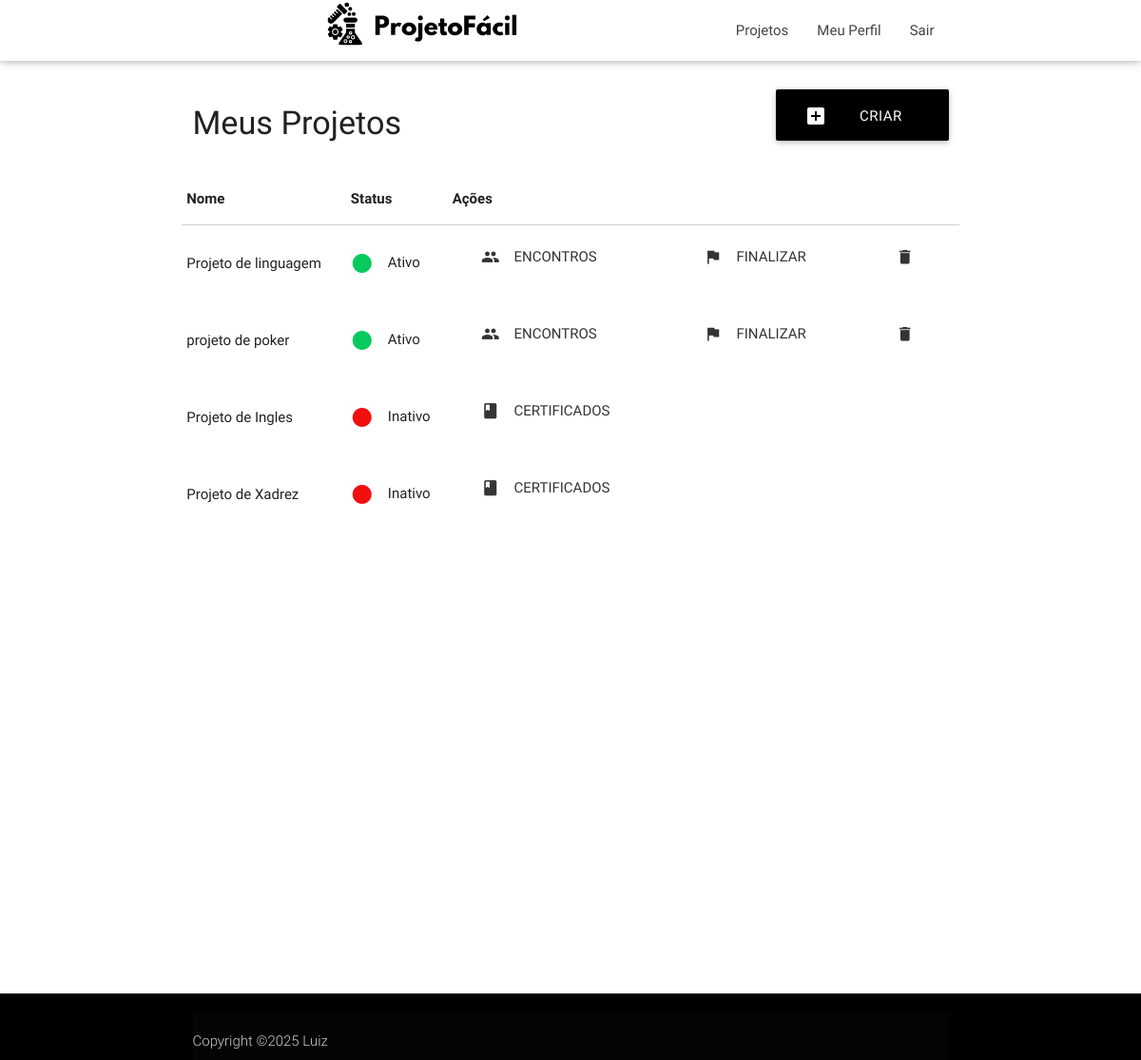
The page /login/professor/professor.php (signed in) on the database as committed earlier.
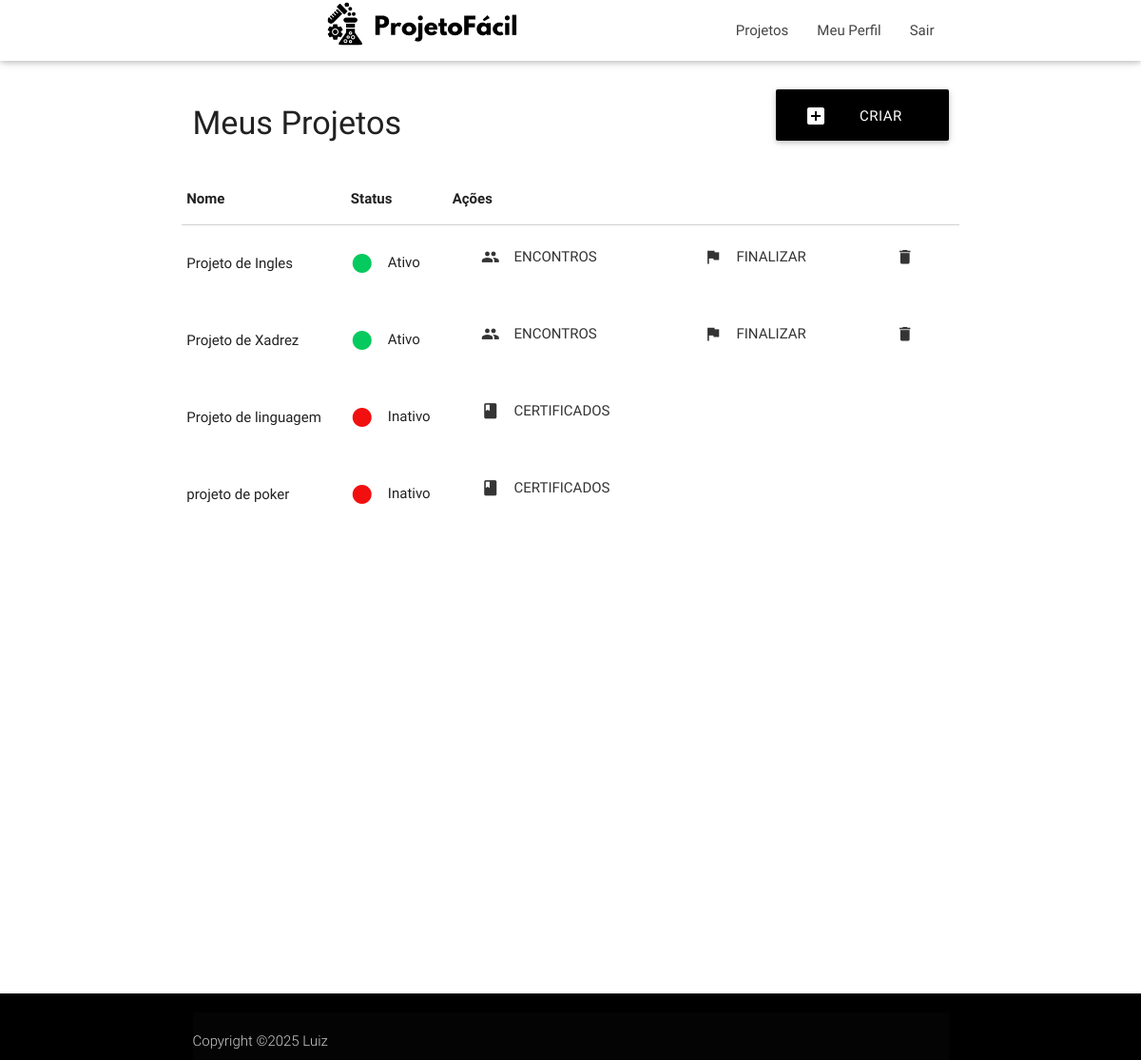
The same page on the database as committed later.
### tables this page shows
CREATE TABLE IF NOT EXISTS `projeto` (
  `id_projeto` int NOT NULL AUTO_INCREMENT,
  `nome_projeto` varchar(255) DEFAULT NULL,
  `situacao` varchar(255) DEFAULT NULL,
  `fk_projeto_id_professor` int DEFAULT NULL,
  `data_finalizacao` date NOT NULL,
  PRIMARY KEY (`id_projeto`),
  KEY `fk_projeto_id_professor` (`fk_projeto_id_professor`)
);

### Crud/crud_projeto/listar.php (the view, shortened to what this page needs)
<?php
$conexao = conectar();
$id_professor = mysqli_real_escape_string($conexao, $_SESSION['usuario'][1]);
$sql = "SELECT * FROM projeto WHERE fk_projeto_id_professor = '$id_professor' ORDER BY situacao ASC";
$resultado = mysqli_query($conexao, $sql);
$quantidade_linha = $resultado->num_rows;
if ($quantidade_linha == 0) {
    echo "Você não tem projetos cadastrados!";
} else {
?>
    <table class="highlight">
        <thead>
            <tr>
                <th>Nome</th>
                <th>Status</th>
                <th>Ações</th>
            </tr>
        </thead>
        <tbody>
            <?php
            while ($dados = mysqli_fetch_assoc($resultado)) {
                if ($dados['situacao'] == "Ativo") {
                    echo '<tr>';
                    echo '<td>' . $dados['nome_projeto'] . '</td>';
                    echo '<td>' . '<i class="material-icons left" style="color: #05CA5D;">brightness_1</i>' . $dados['situacao'] . '</td>';
                    echo '<td> <a href="../../Crud/crud_encontro/listar.php?id_projeto=' . $dados['id_projeto'] . '" class="waves-effect waves-light  btn-flat"><i class="material-icons left">people</i>Encontros</a> </td>';
                    echo '<td> <a href="../../Crud/crud_projeto/finalizar.php?id_projeto=' . $dados['id_projeto'] . '" class="waves-effect waves-light  btn-flat"><i class="material-icons left">flag</i>Finalizar</a></td>';
                    echo '<td>  <a href="../../Crud/crud_projeto/excluir.php?id_projeto=' . $dados['id_projeto'] . '" class="waves-effect waves-light  btn-flat"><i class="material-icons">delete</i></a></td>';
                    echo '</tr>';
                } else {
                    echo '<tr>';
                    echo '<td>' . $dados['nome_projeto'] . '</td>';
                    echo '<td>' . '<i class="material-icons left" style="color: #F20F10;">brightness_1</i>' . $dados['situacao'] . '</td>';
                    echo '<td> <a href="../../Login/professor/certificadoAluno.php?id_projeto=' . $dados['id_projeto'] . '" class="waves-effect waves-light  btn-flat"><i class="material-icons left">book</i>Certificados</a></td>';
                    echo '</tr>';
                }
            }
            ?>
        </tbody>
    </table>
<?php
}
?>

### Login/professor/professor.php (shortened to what this page needs)
<!DOCTYPE html>
<html lang="pt-br">
<head>
    <link href="../../Style/css/materialize.min.css" type="text/css" rel="stylesheet" media="screen,projection" />
    <link href="../../Style/css/style.css" type="text/css" rel="stylesheet" media="screen,projection" />
</head>
<body>
    <div id="navbar" class="navbar-fixed scrollspy">
        <nav class="white">
            <div class="nav-wrapper container">
                <div class="container">
                    <a class="brand-logo"><img src="../../Style/images/logo.svg" style="height: 50px;"></a>
                </div>
                <ul class="right hide-on-med-and-down">
                    <li><a href=""  > Projetos</a></li>
                    <li><a href="../../Crud/crud_perfil/inicial.php"  >Meu Perfil</a></li>
                    <li><a href="../../index.php"  >Sair</a></li>
                </ul>
            </div>
        </nav>
    </div>
    <div class="container section scrollspy">
        <div class="section">
            <div class="row">
                <div class="col s9">
                    <h4>Meus Projetos</h4>
                </div>
                <div class="col s3">
                    <div>
                        <a href="../../Crud/crud_projeto/formcad.php" class="waves-effect waves-light black btn-large"><i class="material-icons left">add_box</i>criar novo projeto</a>
                    </div>
                </div>
            </div>
            <div class="row">
             <?php
             require_once "../../Crud/crud_projeto/listar.php";
             ?>
            </div>
        </div>
    </div>
    <footer class="page-footer black lighten-1">
        <div class="container">
        <div class="footer-copyright">
                <p>Copyright ©2025 Luiz</p>
            </div>
        </div>
    </footer>
</body>
</html>

### Style/css/style.css (style rules this page uses)
nav ul a, nav .brand-logo { color: #444; }
p { line-height: 2rem; }
footer.page-footer { margin: 0; margin-top: 434px; }
nav { overflow: visible; }
nav li a { -webkit-transition: background .3s ease-in-out; -moz-transition: background .3s ease-in-out; transition: background .3s ease-in-out; }
h4, table { font-family: "Arimo", serif; font-optical-sizing: auto; font-style: normal; }

Rows that differ between the two databases and show on the page:
changed projeto "Projeto de Ingles": situacao "Inativo" → "Ativo"; situacao "CERTIFICADOS" → "ENCONTROS FINALIZAR"; moves up the list
changed projeto "Projeto de Xadrez": situacao "Inativo" → "Ativo"; situacao "CERTIFICADOS" → "ENCONTROS FINALIZAR"; moves up the list
changed projeto "Projeto de linguagem": situacao "Ativo" → "Inativo"; situacao "ENCONTROS FINALIZAR" → "CERTIFICADOS"
changed projeto "projeto de poker": situacao "Ativo" → "Inativo"; situacao "ENCONTROS FINALIZAR" → "CERTIFICADOS"
